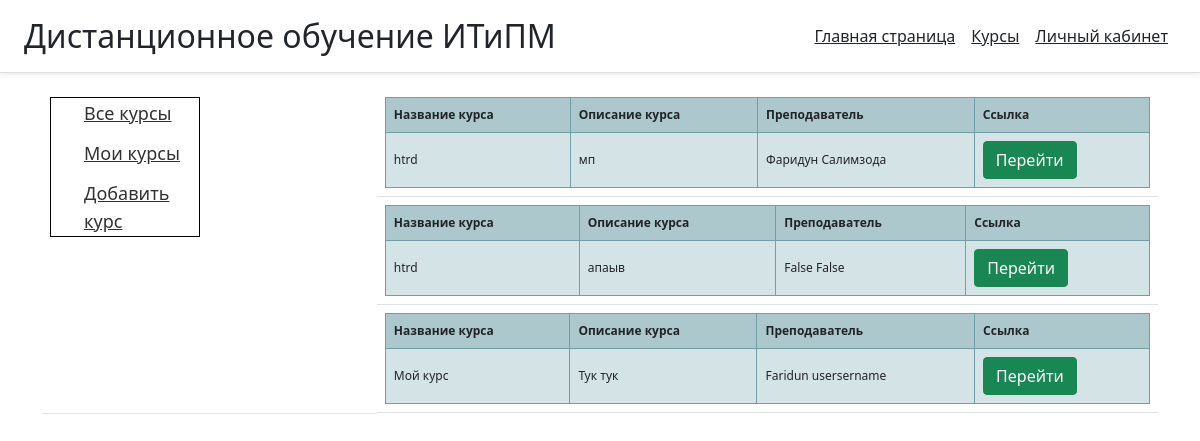
The page /course/mycours (signed in) on the database as committed earlier.
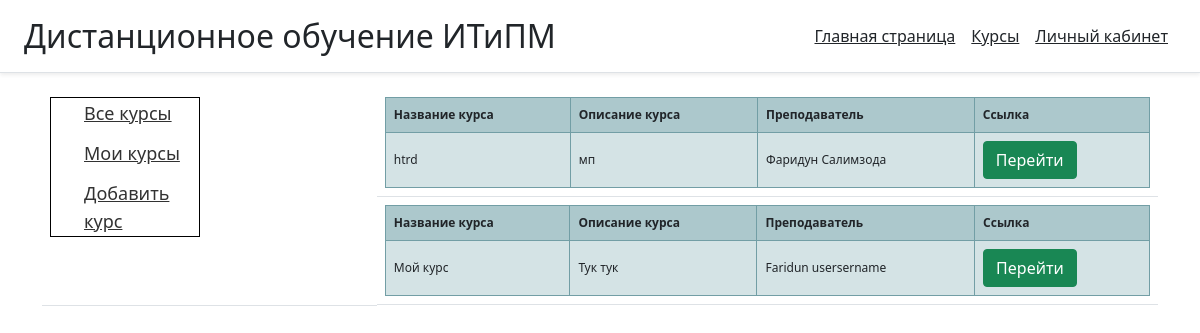
The same page on the database as committed later.
### course/models.py (models this page shows, shortened)
class CourseTable(models.Model):
    title = models.CharField('Название курса', max_length=75)
    task = models.TextField('Описание курса', max_length=250)
    teacher = models.ForeignKey(User_table, verbose_name='Преподаватель', on_delete=models.CASCADE)
    class Meta:
        verbose_name = 'Курс'
        verbose_name_plural = 'Курсы'

### users/models.py (models this page shows, shortened)
class user(AbstractBaseUser, PermissionsMixin):
    email = models.EmailField(
        verbose_name= 'E-mail',
        max_length= 255,
        unique=True
    )
    is_active = models.BooleanField('Активированная', default=True)
    is_admin = models.BooleanField('Администратор',default=False)
    is_teacher = models.BooleanField('Преподаватель',default=False)
    is_students = models.BooleanField('Студент',default=True)
    name = models.TextField('Имя',max_length=255, default='')
    last_name = models.TextField('Фамилия',max_length=255, default=' ')
    patronymic = models.TextField('Отчество',max_length=255, default='', blank=True)
    students_groups = models.TextField('Группа',max_length=10, default=' ')
    photo = models.ImageField('Фото пользователя',default="rig_.jpg")
    class Meta:
            verbose_name = 'Пользователя'
            verbose_name_plural = 'Пользователи'
    object = UserManager()
    objects = models.Manager()
    USERNAME_FIELD  = 'email'

### course/views.py (the view)
# urls.py: path('mycours', views.my_cours, name='mycours'),
@login_required
def my_cours(request): #TODO: Как сделать тут?
    ku = CourseTable.objects.order_by('id')
    return render(request, 'cours/mykurs.html', {'ku': ku})

### course/templates/cours/mykurs.html
{% extends 'main/base.html' %} {% block title %} Мои курсы{% endblock %} {% block content %}
<table class="table">
    <tbody>
        <tr>
            <td class="table_left">
                <div class="menu_gl">
                    <ul class="menu">
                        <li><a class="cours_menu_a" href="{% url 'kurs' %}">Все курсы</a></li>
                        <li><a href="{% url 'mycours' %}">Мои курсы</a></li>
                        <li><a href="{% url 'adk' %}">Добавить курс</a></li>
                    </ul>
                </div>
            </td>
            {% if ku%} {% for el in ku %}
            <td class="table_righ">
                <table class="tftable">
                    <tr>
                        <th class="p-2 text-dark">Название курса</th>
                        <th class="p-2 text-dark">Описание курса</th>
                        <th class="p-2 text-dark">Преподаватель</th>
                        <th class="p-2 text-dark">Ссылка</th>
                    </tr>
                    <tr>
                        <td class="p-2 text-dark">{{ el.title }}</td>
                        <td class="p-2 text-dark">{{ el.task }}</td>
                        <td class="p-2 text-dark">{{ el.teacher.name }} {{ el.teacher.last_name }}</td>
                        <td class="p-2 text-dark"><a class="btn btn-success" href="{% url 'datail' el.id %}">Перейти</a></td>
                    </tr>
                </table>
            </td>
            {%endfor%} {% else %}
            <p>Вы не добавили курсов</p>
            {%endif%} {% endblock %}

Rows that differ between the two databases and show on the page:
removed CourseTable: title "htrd", task "апаыв", teacher.name "False", teacher.last_name "False"
